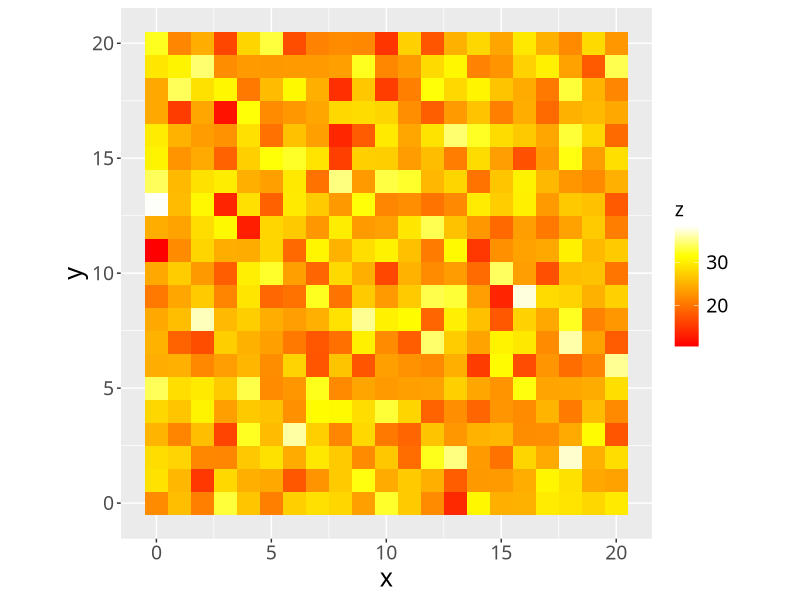

The R script that drew this image:
set.seed(1)
library(dplyr)
df <- expand.grid(x=seq(0, 20, 1), y=seq(0, 20, 1)) %>%
  mutate(z=rnorm(nrow(.), 25, 5))
write.csv(df, row.names=F, file="data.csv")

library(ggplot2)

ff <- "HiraKakuProN-W3"
theme_update(
  title        = element_text(size=18, family=ff),
  text         = element_text(size=11, family=ff),
  axis.text.x  = element_text(size=14, family=ff),
  axis.text.y  = element_text(size=14, family=ff),
  axis.title.x = element_text(size=18, family=ff),
  axis.title.y = element_text(size=18, family=ff),
  legend.title = element_text(size=14, family=ff),
  legend.text  = element_text(size=14, family=ff),
  strip.text   = element_text(size=11, family=ff)
)

f=c(
  function(x){0},
  function(x){0.5},
  function(x){1},

  function(x){x},
  function(x){x^2},
  function(x){x^3},

  function(x){x^4},
  function(x){sqrt(x)},
  function(x){sqrt(sqrt(x))},

  function(x){sin(90*x)},
  function(x){cos(90*x)},
  function(x){abs(x-0.5)},

  function(x){(x*x-1)^2},
  function(x){sin(180*x)},
  function(x){abs(cos(180*x))},

  function(x){sin(360*x)},
  function(x){cos(360*x)},
  function(x){abs(sin(360*x))},

  function(x){abs(cos(360*x))},
  function(x){abs(sin(720*x))},
  function(x){abs(cos(720*x))},

  function(x){3*x},
  function(x){3*x-1},
  function(x){3*x-2},

  function(x){abs(3*x-1)},
  function(x){abs(3*x-2)},
  function(x){(3*x-1)/2},

  function(x){(3*x-2)/2},
  function(x){abs((3*x-1)/2)},
  function(x){abs((3*x-2)/2)},

  function(x){x/0.320-0.78125},
  function(x){2*x-0.84},
  # function(x){4x;1;-2x+1.84;x/0.08-11.5},
  function(x){4*x},

  function(x){abs(2*x-0.5)},
  function(x){2*x},
  function(x){2*x-0.5},

  function(x){2*x-1}
)

rgbformulae <- function(n, alpha=1, rf=7, gf=5, bf=15){
}

# set palette rgbformulae 33,13,10
# 33: |2*x - 0.5|
# 13: sin(180x)
# 10: cos(90x)

heat.colors

png(filename="geom.png")
ggplot(df, aes(x=x, y=y, fill=z)) + 
  geom_tile() +
  coord_fixed() +
  scale_fill_gradientn(colours=heat.colors(100))
null <- dev.off()

